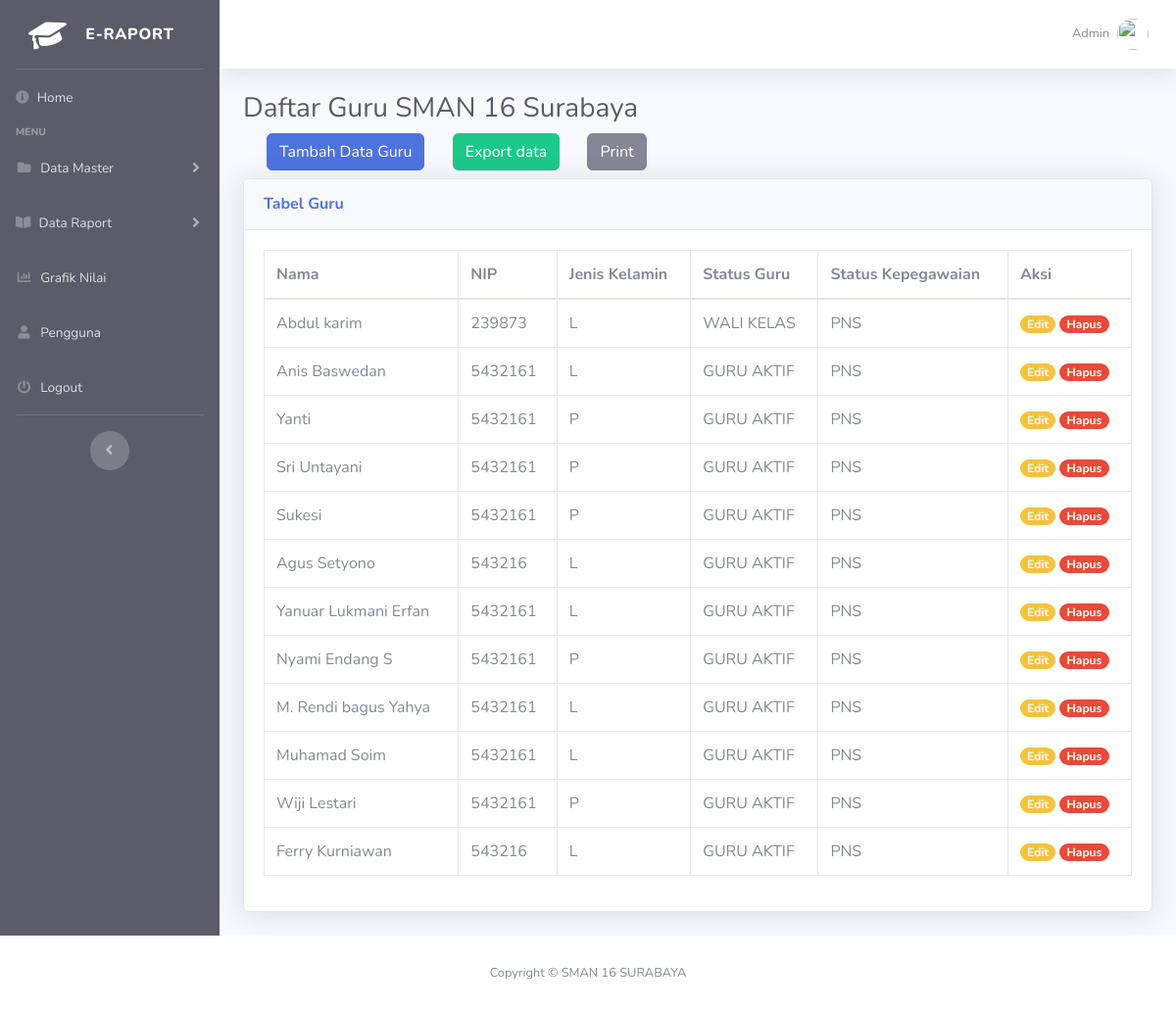
Screenshot of /pages/guru/index.php with the database file from the repository.
### tables this page shows
CREATE TABLE `tbl_guru` (
  `id` int(11) NOT NULL,
  `nama_guru` varchar(100) NOT NULL,
  `nip` int(20) NOT NULL,
  `jk_guru` enum('L','P') NOT NULL,
  `guru_status` enum('GURU AKTIF','WALI KELAS') NOT NULL,
  `status_pegawai` enum('PNS','SUKWAN') NOT NULL
);

### pages/guru/index.php (the view, shortened to what this page needs)
<?php
include_once('../template/header.php');
$guru = mysqli_query($koneksi, "SELECT * FROM tbl_guru");
?>
<div class="container-fluid">
    <h1 class="h3 mb-2 text-gray-800">Daftar Guru SMAN 16 Surabaya</h1>
    <a href="tambah.php" class="btn btn-primary ml-4 mb-2"> Tambah Data Guru</a>
    <a href="export_excel.php" class="btn btn-success ml-4 mb-2"> Export data</a>
    <a href="printdata.php" class="btn btn-secondary ml-4 mb-2">Print</a>
    <div class="card shadow mb-4">
        <div class="card-header py-3">
            <h6 class="m-0 font-weight-bold text-primary">Tabel Guru</h6>
        </div>
        <div class="card-body">
            <div class="table-responsive">
                <table class="table table-bordered" id="dataTable" width="100%" cellspacing="0">
                    <thead>
                        <tr>
                            <th>Nama</th>
                            <th>NIP</th>
                            <th>Jenis Kelamin</th>
                            <th>Status Guru</th>
                            <th>Status Kepegawaian</th>
                            <th>Aksi</th>
                        </tr>
                    </thead>
                    <tbody>
                        <?php
                        while ($tampilgr = mysqli_fetch_assoc($guru)) :
                            ?>
                            <tr>
                                <td><?= $tampilgr["nama_guru"]; ?></td>
                                <td><?= $tampilgr["nip"]; ?></td>
                                <td><?= $tampilgr["jk_guru"]; ?></td>
                                <td><?= $tampilgr["guru_status"]; ?></td>
                                <td><?= $tampilgr["status_pegawai"]; ?></td>
                                <td>
                                    <a href="ubah.php?id=<?= $tampilgr["id"]; ?>" class="badge badge-warning badge-pill">Edit</a>
                                    <a href="hapus.php?id=<?= $tampilgr["id"]; ?>" class="badge badge-danger badge-pill" onclick="return confirm('Apakah anda mau menghapus?');">Hapus</a>
                                </td>
                            </tr>
                        <?php endwhile; ?>
                    </tbody>
                </table>
            </div>
        </div>
    </div>
</div>
</div>
</div>
</div>
<?php include '../template/footer.php' ?>

### pages/template/header.php (shortened to what this page needs)
<!DOCTYPE html>
<html lang="en">
<head>
    <link href="../../aset/vendor/fontawesome-free/css/all.min.css" rel="stylesheet" type="text/css">
    <link href="../../aset/css/sb-admin-2.min.css" rel="stylesheet">
</head>
<body id="page-top">
    <div id="wrapper">
        <ul class="navbar-nav bg-dark sidebar sidebar-dark accordion" id="accordionSidebar">
            <a class="sidebar-brand d-flex align-items-center justify-content-center" href="index.html">
                <div class="sidebar-brand-icon rotate-n-15">
                    <i class="fas fa-graduation-cap"></i>
                </div>
                <div class="sidebar-brand-text  mx-3">E-Raport<sup></sup></div>
            </a>
            <hr class="sidebar-divider my-0">
            <li class="nav-item">
                <a class="nav-link" href="../informasi/">
                    <i class="fas fa fa-info-circle"></i>
                    <span>Home</span></a>
            </li>
            <div class="sidebar-heading">
                Menu
            </div>
            <li class="nav-item">
                <a class="nav-link collapsed" href="#" data-toggle="collapse" data-target="#collapsePages" aria-expanded="true" aria-controls="collapsePages">
                    <i class="fas fa-fw fa-folder"></i>
                    <span> Data Master</span>
                </a>
            </li>
            <li class="nav-item">
                <a class="nav-link collapsed" href="#" data-toggle="collapse" data-target="#collapsePage" aria-expanded="true" aria-controls="collapsePage">
                    <i class="fas fa-book-open"></i>
                    <span> Data Raport</span>
            </li>
            <li class="nav-item">
                <a class="nav-link" href="../chart/chart.php">
                    <i class="fas fa-fw fa-chart-bar"></i>
                    <span>Grafik Nilai </span></a>
            </li>
            <li class="nav-item">
                <a class="nav-link" href="../user/index.php">
                    <i class="fas fa-fw fa-user"></i>
                    <span>Pengguna</span></a>
            </li>
            <li class="nav-item">
                <a class="nav-link" href="../../logout.php">
                    <i class="fas fa-fw fa-power-off"></i>
                    <span>Logout</span></a>
            </li>
            <hr class="sidebar-divider d-none d-md-block">
            <div class="text-center d-none d-md-inline">
                <button class="rounded-circle border-0" id="sidebarToggle"></button>
            </div>
        </ul>
        <div id="content-wrapper" class="d-flex flex-column">
            <div id="content">
                <nav class="navbar navbar-expand navbar-light bg-white topbar mb-4 static-top shadow">
                    <ul class="navbar-nav ml-auto">
                        <li class="nav-item dropdown no-arrow">
                            <a class="nav-link dropdown-toggle" href="#" id="userDropdown" role="button" data-toggle="dropdown" aria-haspopup="true" aria-expanded="false">
                                <span class="mr-2 d-none d-lg-inline text-gray-600 small">Admin</span>
                                <img class="img-profile rounded-circle" src="https://source.unsplash.com/QAB-WJcbgJk/60x60">
                            </a>
                        </li>
                    </ul>
                </nav>

### pages/template/footer.php (shortened to what this page needs)
<footer class="sticky-footer bg-white">
        <div class="container my-auto">
            <div class="copyright text-center my-auto">
                <span>Copyright &copy; SMAN 16 SURABAYA</span>
            </div>
        </div>
    </footer>
    </body>
    </html>

### rows the page displays
tbl_guru: nama_guru "Abdul karim", nip "239873", jk_guru "L", guru_status "WALI KELAS", status_pegawai "PNS"
tbl_guru: nama_guru "Anis Baswedan", nip "5432161", jk_guru "L", guru_status "GURU AKTIF", status_pegawai "PNS"
tbl_guru: nama_guru "Yanti", nip "5432161", jk_guru "P", guru_status "GURU AKTIF", status_pegawai "PNS"
tbl_guru: nama_guru "Sri Untayani", nip "5432161", jk_guru "P", guru_status "GURU AKTIF", status_pegawai "PNS"
tbl_guru: nama_guru "Sukesi", nip "5432161", jk_guru "P", guru_status "GURU AKTIF", status_pegawai "PNS"
tbl_guru: nama_guru "Agus Setyono", nip "543216", jk_guru "L", guru_status "GURU AKTIF", status_pegawai "PNS"
tbl_guru: nama_guru "Yanuar Lukmani Erfan", nip "5432161", jk_guru "L", guru_status "GURU AKTIF", status_pegawai "PNS"
tbl_guru: nama_guru "Nyami Endang S", nip "5432161", jk_guru "P", guru_status "GURU AKTIF", status_pegawai "PNS"
tbl_guru: nama_guru "M. Rendi bagus Yahya", nip "5432161", jk_guru "L", guru_status "GURU AKTIF", status_pegawai "PNS"
tbl_guru: nama_guru "Muhamad Soim", nip "5432161", jk_guru "L", guru_status "GURU AKTIF", status_pegawai "PNS"
tbl_guru: nama_guru "Wiji Lestari", nip "5432161", jk_guru "P", guru_status "GURU AKTIF", status_pegawai "PNS"
tbl_guru: nama_guru "Ferry Kurniawan", nip "543216", jk_guru "L", guru_status "GURU AKTIF", status_pegawai "PNS"
